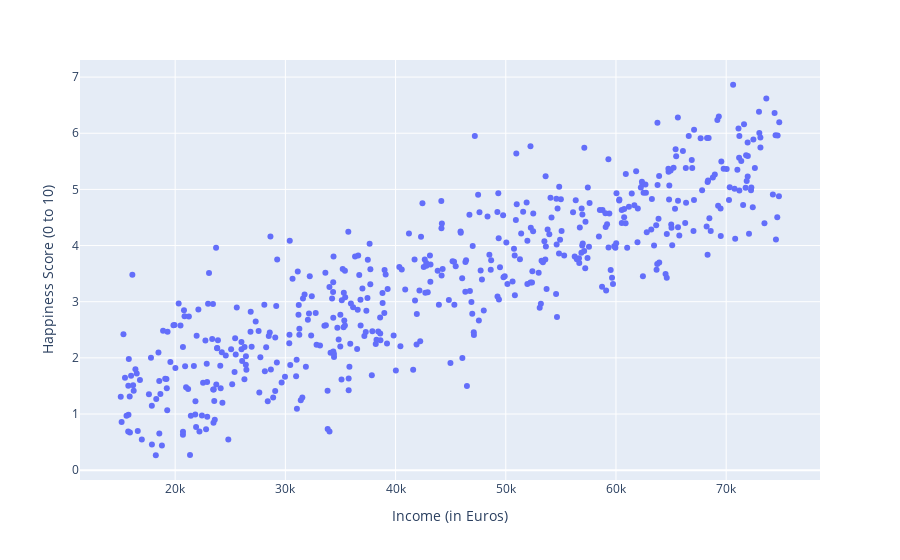

The cell this chart's notebook holds for it:
### Markdown cell above
## Let's visualize the data

### Code cell
# Simple scatter plot
px.scatter(data, x='income', y='happiness',
    labels = {"income" : "Income (in Euros)",
              'happiness' : 'Happiness Score (0 to 10)'
              }
)

### Figure 1 — Plotly figure (JSON) as saved in the notebook; plotly's stock layout.template omitted (floating-point values rounded to 4 significant figures; data arrays with more than 128 entries replaced by an {"elided": "..."} marker saying what was removed)
{"data": [{"hovertemplate": "Income (in Euros)=%{x}<br>Happiness Score (0 to 10)=%{y}<extra></extra>", "legendgroup": "", "marker": {"color": "#636efa", "symbol": "circle"}, "mode": "markers", "name": "", "orientation": "v", "showlegend": false, "type": "scatter", "x": {"elided": "498 float values"}, "xaxis": "x", "y": {"elided": "498 float values"}, "yaxis": "y"}], "layout": {"legend": {"tracegroupgap": 0}, "margin": {"t": 60}, "xaxis": {"anchor": "y", "domain": [0, 1], "title": {"text": "Income (in Euros)"}}, "yaxis": {"anchor": "x", "domain": [0, 1], "title": {"text": "Happiness Score (0 to 10)"}}}}
